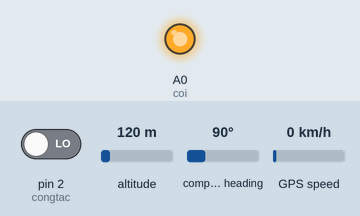
Simulated run of this sketch. Board: Arduino Uno, built with avr-gcc and run on an emulated ATmega328P. Parts: output pins drawn as LEDs (lit = HIGH). Inputs (shaded band) come from the test bench; at power-on: pin 2 (congtac) LOW, altitude 120 m, compass heading 90°, GPS speed 0 km/h. The GPS gets a fix after 3 s at 37.7749, -122.4194 with 8 satellites; the modem accepts every AT command (registered, SIM ready, sends succeed) and sends nothing else; what the sketch prints to the serial monitor is not drawn.

Above: at 11.1 s.
At 15.2 s:
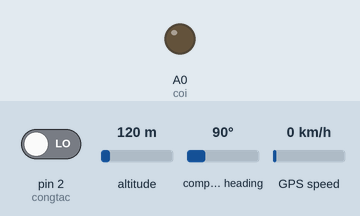
15.3 s: pin 2 (congtac) driven HIGH
Timing chart, 0 to 18.3 s (numbered marks = the images above; inputs shaded):
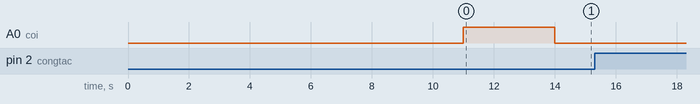

The sketch:

GPS_SIM.ino
```cpp
#include <SoftwareSerial.h>
#include <TinyGPS.h>
TinyGPS gps;
SoftwareSerial SerialAT(10, 11); // RX, TX
SoftwareSerial gpst(3,4);
float flat, flon;
long times;
int coi = A0;
String valr="";
#define congtac 2
void setup()
{
  Serial.begin(9600);
  delay(1000);
  SerialAT.begin(9600);
  gpst.begin(9600);
  pinMode(coi, OUTPUT);
  //ss.begin(9600);
  delay(10000);
  digitalWrite(coi, HIGH);
  delay(3000);
  digitalWrite(coi, LOW);
}

void loop()
{ doc();
  if (digitalRead(congtac) == HIGH) {
    digitalWrite(4, HIGH);
        phanhoi(1);
        delay(1000);}
        else{digitalWrite(4, LOW);}

  bool newData = false;
  unsigned long chars;
  unsigned short sentences, failed;

  // For one second we parse GPS data and report some key values

  for (unsigned long start = millis(); millis() - start < 1000;)
  {
    while (gpst.available())
    { doc();
      char c = gpst.read();
           if (gps.encode(c)) //Đọc gps
        newData = true;
    }
  }

  if (newData)
  {
    doc();
    unsigned long age;
    gps.f_get_position(&flat, &flon, &age);
     flat ==  flon,6;
     flon == flat,6;
    Serial.print("LAT=");
    Serial.print(flat,6 );
    Serial.print(" LON=");
    Serial.println(flon,6 );
  }

}
void doc(){
   if(SerialAT.available()>0){
    valr = SerialAT.readStringUntil('\n');
    Serial.println(valr);
    if(valr=="location\r" || valr=="Location\r" || valr=="LOCATION\r"){
      delay(100);
      phanhoi(1);
    }
    }
  valr="0";
}
void phanhoi(int tipe) {
  SerialAT.println("AT+CMGF=1"); //SMS text mode
  delay(1000);
  SerialAT.println("AT+CNMI=2,2,0,0,0"); //set sms received format
  delay(1000);
if (tipe == 1) {
    SerialAT.println("AT+CMGF=1");
    delay(1000);
    SerialAT.println("AT+CMGS=\"+0365801715\"\r");   //Số điện thoại nhận tin nhắn phản hồi thay đổ cả dưới
    delay(1000);
    SerialAT.print("PHAT HIEN TE NGA! Vi Tri Hien Tai La: http://maps.google.com/maps?q=loc:");
    SerialAT.print(flat,6);
    SerialAT.print(",");
    SerialAT.print(flon,6);
    delay(1000);
    SerialAT.println((char)26);
    delay(1000);
    Serial.println("DA GUI TIN NHAN");
    delay(100);
}
if(tipe == 2){
   SerialAT.println("AT+CMGF=1");
    delay(1000);
    SerialAT.println("AT+CMGS=\"+0365801715\"\r");   //Số điện thoại nhận tin nhắn phản hồi
    delay(1000);
    SerialAT.print("stolen");
    delay(1000);
    SerialAT.println((char)26);
    delay(1000);
    Serial.println("DA GUI TIN NHAN");
    delay(100);
}
}
```

Measured:
- after the input at 15.3 s, every drawn part: stays the same
